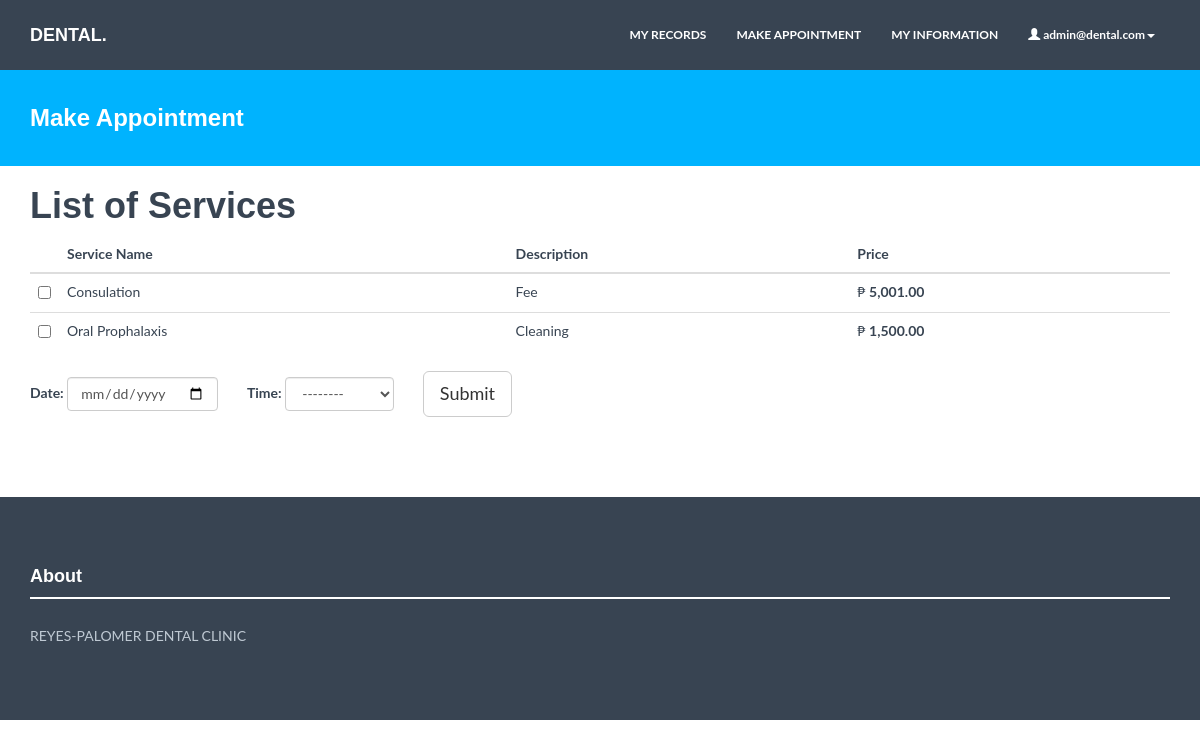
Screenshot of /myrecord/reservation.php (signed in) with the database file from the repository.
### tables this page shows
CREATE TABLE `services` (
  `id` int(11) NOT NULL AUTO_INCREMENT,
  `service` varchar(255) DEFAULT NULL,
  `description` varchar(255) DEFAULT NULL,
  `isDeleted` varchar(255) DEFAULT NULL,
  `price` varchar(255) DEFAULT NULL,
  KEY `id` (`id`)
);

### myrecord/reservation.php (the view, shortened to what this page needs)
<?php
require '../controllers/myFunctions.php';
?>
<!DOCTYPE html>
<html lang="en">
<?php require '../includes/account-heading.php';
?>
  <body>
<?php require '../includes/patient-header.php';?>
	<div id="blue">
	    <div class="container">
			<div class="row">
				<h3>Make Appointment</h3>
			</div>
	    </div>
	</div>
	 <div class="container mtb" style="margin-top:-60px">
	<h1> List of Services </h1>
	<form action="reservenow.php" method="post">
	 	<table class="table table-responsive" 3>
	 		<thead>
	 			<th></th>
	 			<th>Service Name</th>
	 			<th>Description</th>
	 			<th>Price</th>
	 		</thead>
	 		<tbody>
	 			<?php
	 				$sql = "Select * from services order by service ASC";
	 				$res = mysqli_query($conn,$sql);
	 				while($data=mysqli_fetch_array($res)){
	 			?>
	 			<tr>
	 				<td style="text-align:right;width:25px;">
	 					<input type="checkbox" name="services[]" value="<?php echo $data['id']; ?>">
	 				</td>
	 				<td>
	 					<?php echo $data['service'];?>
	 				</td>
	 				<td>
	 					<?php echo $data['description'];?>
	 				</td>
	 				<td>
	 					₱ <b><?php echo number_format($data['price']);?>.00</b>
	 				</td>
	 			</tr>
	 			<?php
	 				}
	 			?>
	 		</tbody>
	 	</table>
	 	<div class="form-inline">
		<label for="date">Date:</label>
		<input type="date" name="date" id="date" class="form-control" required=>
		<label for="time">Time:</label>
		<select  name="time" id="time" class="form-control" required>
			<option value="">--------</option>
		</select>
			<input type="submit" class="btn btn-lg btn-default">
		</div>
	 </div><! --/container -->
	<?php require '../includes/footer.php'; ?>
  <body>
  </body>
</html>

### assets/css/style.css (style rules this page uses)
* { margin: 0; padding: 0px; }
body { background: #ffffff; margin: 0; height: 100%; color: #384452; font-family: 'Lato', sans-serif; font-weight: 400; }
h1, h2, h3, h4, h5, h6 { font-family: 'Raleway', sans-serif; font-weight: 700; }
.mtb { margin-top: 80px; margin-bottom: 80px; }
#blue { background: #00b3fe; margin-top: 60px; margin-bottom: 60px; padding-top: 25px; padding-bottom: 25px; }
#blue h3 { color: white; margin-left: 15px; }

### rows the page displays
services: service "Consulation", description "Fee", price "5,001"
services: service "Oral Prophalaxis", description "Cleaning", price "1,500"

### other values shown
$_SESSION['username'] "admin@dental.com"
